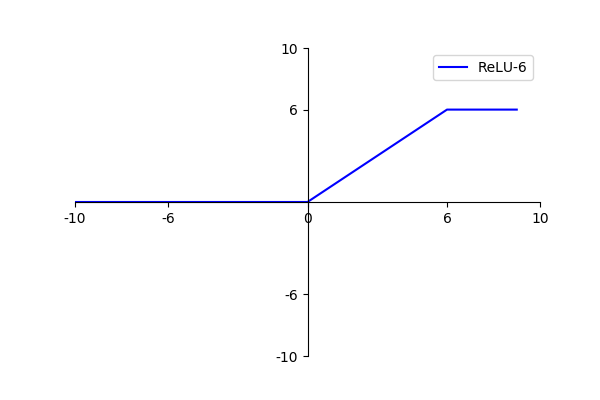

Write the Python code that produced this figure.
"""
@Author: huuuuusy
@GitHub: https://github.com/huuuuusy

系统： Ubuntu 18.04
IDE:  VS Code 1.37
介绍： 绘制ReLU曲线
参考： https://segmentfault.com/a/1190000006158803
"""

import math
import matplotlib.pyplot as plt
import numpy as np
import matplotlib as mpl
mpl.rcParams['axes.unicode_minus']=False # 用来正常显示负号

# 设置图片大小 
fig = plt.figure(figsize=(6,4))
ax = fig.add_subplot(111)

# ReLU函数,以6为阈值 
x = np.arange(-10, 10)
y = np.where(np.where(x<0, 0, x)<6, np.where(x<0, 0, x), 6)

# 坐标轴显示范围 
plt.xlim(-10,10)
plt.ylim(-10,10)
 
ax.spines['top'].set_color('none')
ax.spines['right'].set_color('none')

# tick为刻度线，设置刻度线的位置 
ax.xaxis.set_ticks_position('bottom')
ax.spines['bottom'].set_position(('data',0))
ax.set_xticks([-10,-6,0,6,10])
ax.yaxis.set_ticks_position('left')
ax.spines['left'].set_position(('data',0))
ax.set_yticks([-10,-6,6,10])

# 绘图 
plt.plot(x,y,label="ReLU-6",color = "blue")
plt.legend()
plt.savefig("ReLU-6.png")
plt.show()
